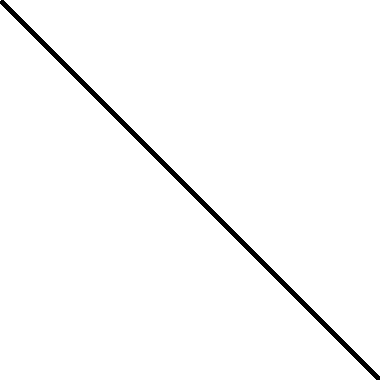
#> input picture pim/tarefa4/imgs/black_line.png, 380 x 380 px
$ python algorithm_mateuz.py
#> lines starting #> are read from the running program, lines starting #| are printed output that depends on the picture; after the words box and inside, x2 and y2 are one past the last pixel; in counts of white or black regions, pixels touching at a corner belong together
import cv2
import numpy as np
from skimage.measure import structural_similarity as ssim
from matplotlib import pyplot as plt


def hough_line(img, angle_step=1):
  """
  Hough transform for lines

  Input:
  img - 2D binary image with nonzeros representing edges
  angle_step - Spacing between angles to use every n-th angle
    between -90 and 90 degrees. Default step is 1.

  Returns:
  accumulator - 2D array of the hough transform accumulator
  theta - array of angles used in computation, in radians.
  rhos - array of rho values. Max size is 2 times the diagonal
         distance of the input image.
  """
  # Rho and Theta ranges
  thetas = np.deg2rad(np.arange(-90.0, 90.0, angle_step))
  # img=np.mean(img, axis=2)
  width, height = img.shape
  diag_len = np.ceil(np.sqrt(width * width + height * height)).astype(int)
  rhos = np.linspace(-diag_len, diag_len, diag_len * 2.0).astype(int)

  # Cache some resuable values
  cos_t = np.cos(thetas)
  sin_t = np.sin(thetas)
  num_thetas = len(thetas)

  # Hough accumulator array of theta vs rho
  accumulator = np.zeros((2 * diag_len, num_thetas), dtype=np.uint64)
  y_idxs, x_idxs = np.nonzero(img)  # (row, col) indexes to edges

  # Vote in the hough accumulator
  for i in range(len(x_idxs)):
    x = x_idxs[i]
    y = y_idxs[i]

    for t_idx in range(num_thetas):
      # Calculate rho. diag_len is added for a positive index
      rho = int(round(x * cos_t[t_idx] + y * sin_t[t_idx]) + diag_len)
      accumulator[rho, t_idx] += 1

  return accumulator, thetas, rhos


def compare_images(imageA, imageB, title):
	# compute the mean squared error and structural similarity
	# index for the images
	s = ssim(imageA, imageB)

	# setup the figure
	fig = plt.figure(title)
	plt.suptitle("SSIM: %.2f" % (s))

	# show first image
	ax = fig.add_subplot(1, 2, 1)
	plt.imshow(imageA, cmap = plt.cm.gray)
	plt.axis("off")

	# show the second image
	ax = fig.add_subplot(1, 2, 2)
	plt.imshow(imageB, cmap = plt.cm.gray)
	plt.axis("off")

	# show the images
	plt.show()

img = cv2.imread('imgs/black_line.png',0)
#> img: shape (380, 380); 98.2% white; 1 black region, box (x1, y1, x2, y2) and area: (0, 0, 380, 380) 2647
img = cv2.Canny(img, 100, 200)
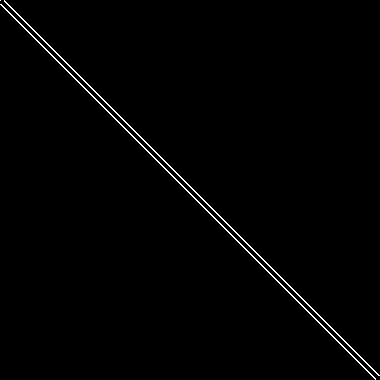
#> img: shape (380, 380); 1% white in thin lines or dots
img, thetas, rhos = hough_line(img)
#> in hough_line, `y_idxs, x_idxs = np.nonzero(img)`: y_idxs = 1503 values from 0 to 379; x_idxs = 1503 values, max 379 at index 1495, min 0 at index 0, mean 189.4
#> the loop in hough_line, `for i in range(len(x_idxs)):` made 1503 passes
#> (x, y) on passes 1 to 3: (0, 0), (4, 0), (4, 1)
#> after the loop in hough_line, `for i in range(len(x_idxs)):`:
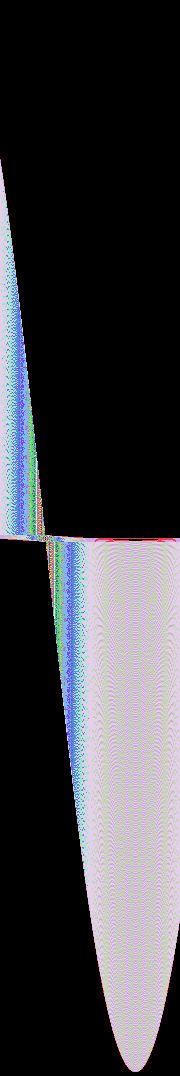
#> accumulator: shape (1076, 180) uint64; 60 distinct labels, from 0 to 376; one colour per label, 0 black
#> thetas = 180 values from -1.57 to 1.55; rhos = 1076 values from -538 to 538
f = np.fft.fft2(img)
fshift = np.fft.fftshift(f)
magnitude_spectrum = 20*np.log(np.abs(fshift))
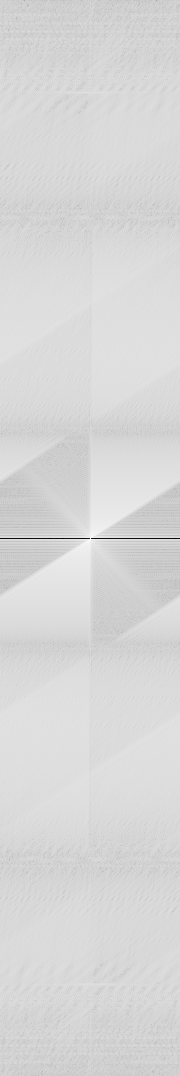
#> magnitude_spectrum: shape (1076, 180) float64; min -607.7, max 250.2, mean 117.8; drawn with min black and max white


img2 = cv2.imread('imgs/black_line2.png',0)
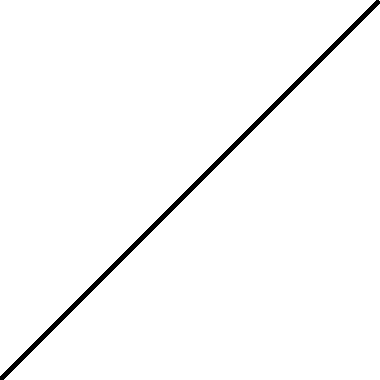
#> input picture pim/tarefa4/imgs/black_line2.png, 380 x 380 px
img2 = cv2.Canny(img2, 100, 200)
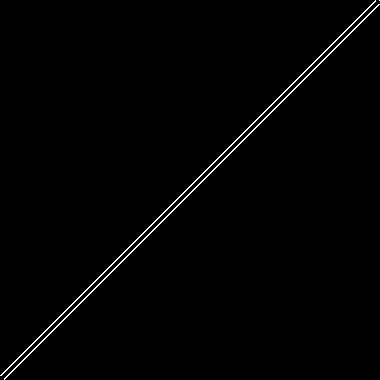
#> img2: shape (380, 380); 1% white in thin lines or dots
img2, thetas, rhos = hough_line(img2)
#> call 2 of hough_line, with angle_step = 1
#> in hough_line (call 2), `y_idxs, x_idxs = np.nonzero(img)`: x_idxs = 1503 values, max 379 at index 1, min 0 at index 1492, mean 189.6
#> the loop in hough_line (call 2), `for i in range(len(x_idxs)):` made 1503 passes
#> (x, y) on passes 1 to 3: (375, 0), (379, 0), (374, 1)
#> after the loop in hough_line (call 2), `for i in range(len(x_idxs)):`:
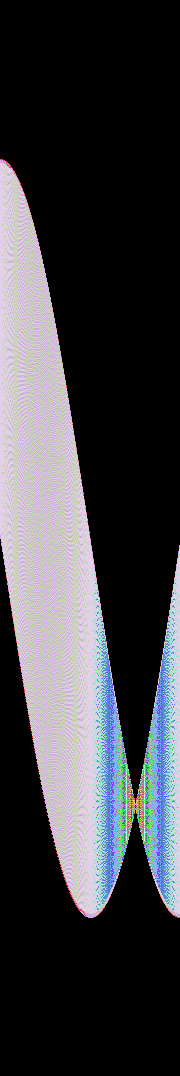
#> accumulator: shape (1076, 180) uint64; 56 distinct labels, from 0 to 376; one colour per label, 0 black
f2 = np.fft.fft2(img2)
fshift2 = np.fft.fftshift(f2)
magnitude_spectrum2 = 20*np.log(np.abs(fshift2))

print("SSIM %.2f" % ssim(magnitude_spectrum, magnitude_spectrum2))
#| SSIM nan

plt.subplot(121),plt.imshow(img, cmap = 'gray')
plt.title('Input Image'), plt.xticks([]), plt.yticks([])
plt.subplot(122),plt.imshow(magnitude_spectrum, cmap = 'gray')
plt.title('Espectro Correspondente'), plt.xticks([]), plt.yticks([])

plt.show()

plt.subplot(121),plt.imshow(img2, cmap = 'gray')
plt.title('Input Image 2'), plt.xticks([]), plt.yticks([])
plt.subplot(122),plt.imshow(magnitude_spectrum2, cmap = 'gray')
plt.title('Espectro Correspondente'), plt.xticks([]), plt.yticks([])

plt.show()

compare_images(np.abs(fshift), np.abs(fshift),  "Original vs. Original"  )
#> in compare_images, `s = ssim(imageA, imageB)`: s = 1
compare_images(np.abs(fshift), np.abs(fshift2), "Original vs Rotacionada")
#> call 2 of compare_images, with title = 'Original vs Rotacionada'
#> in compare_images (call 2), `s = ssim(imageA, imageB)`: s = 0.0846
#> in compare_images (call 2), `plt.show()`:
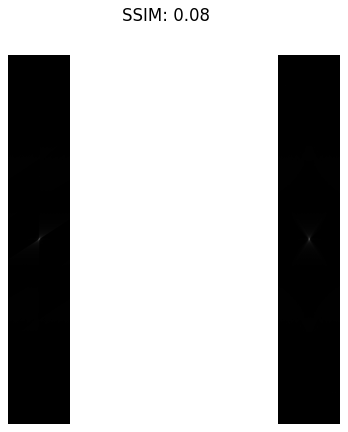
#> figure drawn by matplotlib, 2 panels
